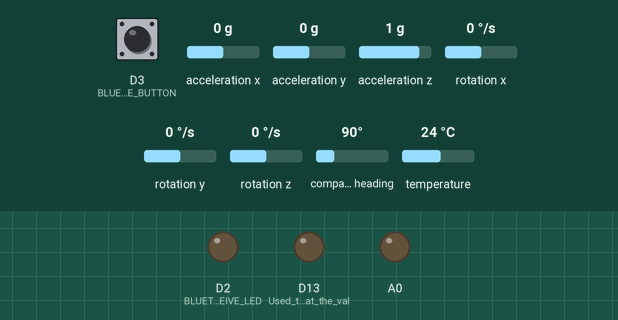
This sketch was run on a simulated Arduino Zero (SAMD21). Shown: output pins drawn as LEDs (lit = HIGH). The test bench sets the inputs (shaded band); at power-on: D3 (BLUETOOTH_RECEIVE_BUTTON) LOW, acceleration x 0 g, acceleration y 0 g, acceleration z 1 g, rotation x 0 °/s, rotation y 0 °/s, rotation z 0 °/s, compass heading 90°, temperature 24 °C. What the sketch prints to the serial monitor is not drawn.

Above: at 1.2 s.
1.3 s: D3 (BLUETOOTH_RECEIVE_BUTTON) pulled HIGH for 0.15 s
At 2.1 s:
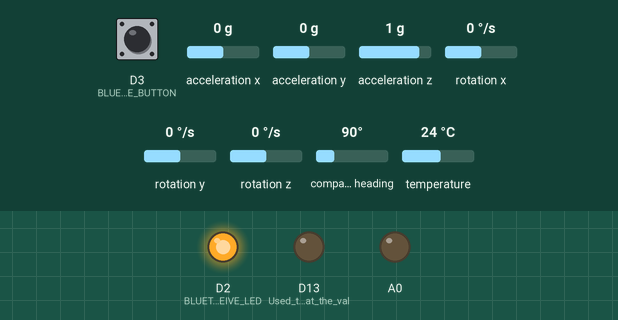
Timing chart, 0 to 4.3 s (numbered marks = the images above; inputs shaded):
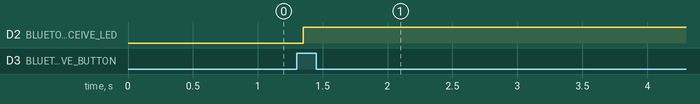

The sketch:

fes_signal.ino
```cpp
#include <Adafruit_Sensor.h>
#include <Adafruit_LSM9DS0.h>

#define BLUETOOTH_RECEIVE_BUTTON 3
#define BLUETOOTH_RECEIVE_LED 2
#define SIGNAL_OUT_PIN DAC0

#define ONE_VOLT 1861
#define DTV(x) (uint16_t)(x * ONE_VOLT)

#define NUM_OF_SAMPLES 26

// Acceptable ranges
#define PULSE_FREQUENCY_MIN 1 // HZ
#define PULSE_FREQUENCY_MAX 100  // Hz
#define RISE_TIME_MIN 1  // us
#define RISE_TIME_MAX 500  // us
#define MAX_CURRENT_MIN 1  // mA
#define MAX_CURRENT_MAX 100  // mA
#define DECAY_COEFFICIENT_MIN 1
#define DECAY_COEFFICIENT_MAX 1000

int debounce(int pin);
void getBluetoothData();
void calculateWaveform();
void generateWaveform();
int readGyroSensor();
double averageDerivative();
// The four variables that are set by the Bluetooth app.
// Rise time should be a multiple of 4.
int pulse_frequency = 40;
int rise_time = 20; // In microseconds.
int max_current = 100; // Actually max voltage
int decay_coeff = 100;

// Holds the waveform samples
int should_output_waveform = 0;
uint16_t waveform[NUM_OF_SAMPLES];

// Variables to help read in the info
int should_toggle_bluetooth = 1;
int should_read_bluetooth = 0;
int temp[4];  // Temporary values for data validation

/* Assign a unique base ID for this sensor */
Adafruit_LSM9DS0 lsm = Adafruit_LSM9DS0(1000);  // Use I2C, ID #1000

/**************************************************************************/
/*
    Configures the gain and integration time for the TSL2561
*/
/**************************************************************************/
void configureSensor(void)
{
  // 1.) Set the accelerometer range
  lsm.setupAccel(lsm.LSM9DS0_ACCELRANGE_2G);

  // 2.) Set the magnetometer sensitivity
  lsm.setupMag(lsm.LSM9DS0_MAGGAIN_2GAUSS);

  // 3.) Setup the gyroscope
  lsm.setupGyro(lsm.LSM9DS0_GYROSCALE_245DPS);
}

void setup() {
#ifndef ESP8266
  while (!Serial);     // will pause Zero, Leonardo, etc until serial console opens
#endif

  pinMode(13, OUTPUT); // Used to show that the values sent were not accepted. LED on Arduino.
  pinMode(BLUETOOTH_RECEIVE_BUTTON, INPUT);
  pinMode(BLUETOOTH_RECEIVE_LED, OUTPUT);

  analogWriteResolution(12);

  Serial.begin(9600);

  /* Initialise the sensor */
  if(!lsm.begin())
  {
    Serial.println("oh no");
    while(1);
  }

  /* Setup the sensor gain and integration time */
  configureSensor();

  calculateWaveform();
}

void loop() {

  if(should_toggle_bluetooth) {
    if(debounce(BLUETOOTH_RECEIVE_BUTTON)) {
      should_read_bluetooth = !should_read_bluetooth;
      should_toggle_bluetooth = 0;
    }
  }
  else {
    should_toggle_bluetooth = 1;
  }

  if(should_read_bluetooth) {
    digitalWrite(BLUETOOTH_RECEIVE_LED, HIGH);
    getBluetoothData();
    calculateWaveform();
    should_read_bluetooth = 0;
  }
  // Generate waveform
  else {
    digitalWrite(BLUETOOTH_RECEIVE_LED, LOW);

    should_output_waveform = readGyroSensor();
    //should_output_waveform = 1;
    if(should_output_waveform) {
      generateWaveform();
    }
    else {
      analogWrite(SIGNAL_OUT_PIN, 0);
    }
  }
}

double gyro_data = 0;
double old_sample = 0;
#define FIND_SWING_START_STATE 0
#define FIND_SWING_PEEK_STATE 1
#define FIND_SWING_DONE_STATE 2
int sample_count = 0;
int readGyroSensor() {

  static int state = FIND_SWING_START_STATE;
  int result = 0;

  /* Get a new sensor event */
  sensors_event_t accel, mag, gyro, temp;
  lsm.getEvent(&accel, &mag, &gyro, &temp);

  gyro_data = gyro.gyro.z; // y and z
  double deriv = -1 * averageDerivative();

  Serial.print(gyro_data); Serial.print(" ");
  Serial.print(deriv); Serial.print(" ");
  Serial.print(state * 100); Serial.print(" ");

  if(sample_count > 150) {
    sample_count = 0;
    result = 0;
    state = FIND_SWING_START_STATE;
  }
  else {
    switch(state) {
      case FIND_SWING_START_STATE:
        if(gyro_data < -160) {
          if(deriv > 0) {
            result = 1;
            state = FIND_SWING_PEEK_STATE;
          }
          else {
            result = 0;
          }
        }
        else {
          result = 0;
        }
        break;
      case FIND_SWING_PEEK_STATE:
        if(deriv < 0 && gyro_data > 150) {
          state = FIND_SWING_DONE_STATE;
        }
        result = 1;
        break;
      case FIND_SWING_DONE_STATE:
        if(deriv > 0 && gyro_data < 0) {
          result = 0;
          state = FIND_SWING_START_STATE;
        }
        else {
          result = 1;
        }
        break;
    }
  }

  old_sample = gyro_data;
  if(state != FIND_SWING_START_STATE) ++sample_count;
  Serial.print(result * 200); Serial.println(" ");

  return result;
}

double averageDerivative() {
  return gyro_data - old_sample;
}

void calculateWaveform() {
  int ramp_samples = (rise_time / 4) + 1;

  double height = max_current / 100.0;
  double e_coef_2 = decay_coeff / 1000.0 * 2.0;
  double e_coef_1 = (2.0 / 3) * height;

  uint16_t value = 0;
  for(int i = 0; i < NUM_OF_SAMPLES; ++i) {
    if(i < ramp_samples) {
      value = DTV(i * (1.0 / (ramp_samples - 1)));
    }
    else {
      value = 0;
      value = DTV(e_coef_1 * exp(-(i-ramp_samples) * e_coef_2)) + DTV(height / 3);
    }

    waveform[i] = (uint16_t)((max_current / 100.0) * 0.5 * value);
  }
}

void generateWaveform() {
  for(int i = 0; i < NUM_OF_SAMPLES; ++i) {
    analogWrite(SIGNAL_OUT_PIN, waveform[i]);
  }
  analogWrite(SIGNAL_OUT_PIN, 0);

  delayMicroseconds((int)(1000000 / pulse_frequency));
}

int debounce(int pin) {
  if(digitalRead(pin) == HIGH) {
    delay(50);
    if(digitalRead(pin) == HIGH) {
      return 1;
    }
    else {
      return 0;
    }
  }
  else {
    return 0;
  }
}

void getBluetoothData() {

  pulse_frequency = rise_time = max_current = decay_coeff = -1;

  int info;  // Info read from the HC-06
  int val[8];  // Bytes received from phone

  // Get the bytes
  int i = 0;
  while (i < 8) {
    info = Serial.read();
    if (info != -1) {
      val[i] = info - 48;
      i++;
    }
  }

  // Get the values from the bytes
  temp[0] = val[0] * 78 + val[1];
  temp[1] = val[2] * 78 + val[3];
  temp[2] = val[4] * 78 + val[5];
  temp[3] = val[6] * 78 + val[7];

  // Data validation
  if (temp[0] < PULSE_FREQUENCY_MIN ||
      temp[0] > PULSE_FREQUENCY_MAX ||
      temp[1] < RISE_TIME_MIN ||
      temp[1] > RISE_TIME_MAX ||
      temp[2] < MAX_CURRENT_MIN ||
      temp[2] > MAX_CURRENT_MAX ||
      temp[3] < DECAY_COEFFICIENT_MIN ||
      temp[3] > DECAY_COEFFICIENT_MAX ||
      temp[1] % 4 != 0) {
    digitalWrite(13, HIGH);
  } else {
    digitalWrite(13, LOW);
    pulse_frequency = temp[0];
    rise_time = temp[1];
    max_current = temp[2];
    decay_coeff = temp[3];
    Serial.print(temp[0]); Serial.print(", ");
    Serial.print(temp[1]); Serial.print(", ");
    Serial.print(temp[2]); Serial.print(", ");
    Serial.print(temp[3]); Serial.print(", ");
  }
}
```

Measured:
- after the input at 1.3 s, D2 (BLUETOOTH_RECEIVE_LED): LOW → HIGH after 0.05 s
